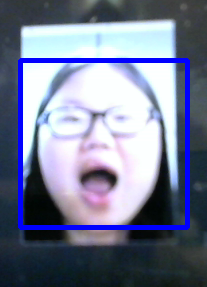
#> input picture data.png, 207 x 287 px, given in place of the camera
$ python module1.py
#> lines starting #> are read from the running program, lines starting #| are printed output that depends on the picture
import cv2
import numpy as np
import time

cap = cv2.VideoCapture(0)

face_cascade = cv2.CascadeClassifier('haarcascade_frontalface_alt.xml')
face_cascade.load('C:\\Users\\kenny\\source\\repos\\Face Tracking\\haarcascade_frontalface_alt.xml')
j = 0

font = cv2.FONT_HERSHEY_PLAIN

while True:
    ret, img = cap.read()
#> img is the input picture: shape (287, 207, 3); mean B, G, R 148.9, 124.2, 117.2
    gray = cv2.cvtColor(img, cv2.COLOR_BGR2GRAY)
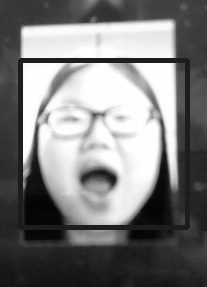
#> gray: shape (287, 207); min 3, max 255, mean 124.9
    faces = face_cascade.detectMultiScale(gray, 1.3, 5)
#> faces = ()
    channing = cv2.imread('C:\\Users\\kenny\\source\\repos\\Face Tracking\channing.png')
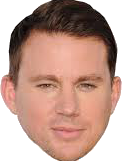
#> input picture Kenny's Prototype/channing.png, 122 x 161 px, found by its file name
#> channing is the input picture: shape (161, 122, 3); mean B, G, R 144.1, 156.9, 192.7
    bord = cv2.BORDER_CONSTANT
    for (x, y, w, h) in faces:
        newChanning = cv2.resize(channing, (w,h))
        heightTop = img.shape[0] - (y - newChanning.shape[0])
        heightBottom = img.shape[0] - ( y - (newChanning.shape[0] - w))
        widthLeft = img.shape[1] - (x - newChanning.shape[1])
        widthRight = img.shape[1] - (x - (newChanning.shape[1] - w))
        print("{heightTop}, {heightBottom}, {widthLeft}, {widthRight}".format())
        newChanning = cv2.copyMakeBorder(newChanning, heightTop, heightBottom, widthLeft, widthRight, bord)
        img = cv2.addWeighted(newChanning, .5, img, .5, 0)
        #img = channing_roi
        print("Person detected at {x}, {y}, {w}, {h}".format())
#> this loop made 0 passes
    cv2.imshow('Video', img)
    k = cv2.waitKey(30) & 0xff
#> (key Esc is pressed here)
    if k == 27:
        break
cap.release()
cv2.destroyAllWindows
